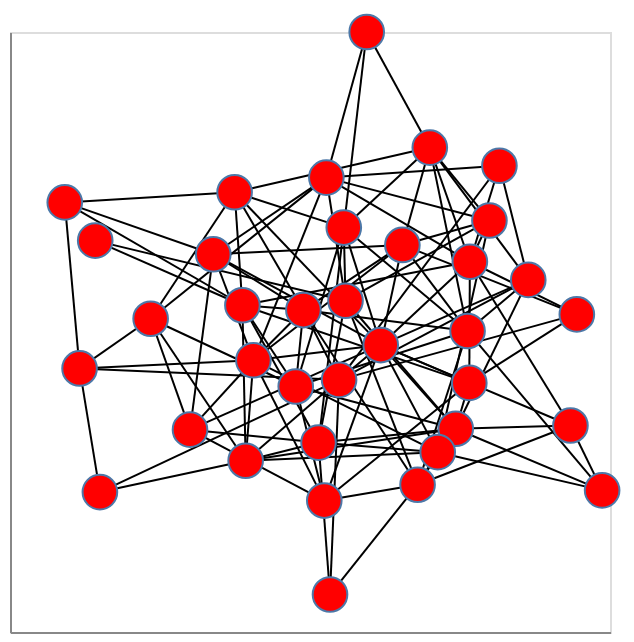

The code cell stored with this chart in its notebook:
### Markdown cell above
###### Generate a random graph

To get started quickly, we can create a random graph. The `fast_gnp_random_graph` method uses the Erdős-Rényi model to generate a graph according to two main parameters: the number of nodes **`n`** and the probability that a given pair of nodes is connected **`p`**:

### Code cell
G = nx.fast_gnp_random_graph(n=36, p=.2)

# show graph with nx_altair
nxa.draw_networkx(G)

### Figure 1 — Vega-Lite specification as saved in the notebook (floating-point values rounded to 4 significant figures; data arrays with more than 128 entries replaced by an {"elided": "..."} marker saying what was removed)
{"config": {"view": {"continuousWidth": 300, "continuousHeight": 300}}, "layer": [{"data": {"name": "data-f97aba708fa50b643152a10a2d229b16"}, "mark": {"type": "line", "color": "black", "opacity": 1, "strokeWidth": 1}, "encoding": {"detail": {"field": "edge", "type": "quantitative"}, "x": {"axis": {"grid": false, "labels": false, "ticks": false, "title": ""}, "field": "x", "type": "quantitative"}, "y": {"axis": {"grid": false, "labels": false, "ticks": false, "title": ""}, "field": "y", "type": "quantitative"}}}, {"data": {"name": "data-a9101ca8f52dab9f17b70ced12642e58"}, "mark": {"type": "point", "fill": "red", "opacity": 1, "size": 300, "strokeWidth": 1.0}, "encoding": {"x": {"axis": {"grid": false, "labels": false, "ticks": false}, "field": "x", "type": "quantitative"}, "y": {"axis": {"grid": false, "labels": false, "ticks": false}, "field": "y", "type": "quantitative"}}}], "$schema": "https://vega.github.io/schema/vega-lite/v5.15.1.json", "datasets": {"data-f97aba708fa50b643152a10a2d229b16": {"elided": "244 records"}, "data-a9101ca8f52dab9f17b70ced12642e58": [{"x": -0.3262, "y": 0.4658}, {"x": -0.1198, "y": 0.07314}, {"x": 0.3727, "y": 0.003208}, {"x": -0.2931, "y": -0.4291}, {"x": 0.006521, "y": 0.1042}, {"x": 0.5548, "y": 0.1737}, {"x": 0.3779, "y": -0.1697}, {"x": 0.7005, "y": 0.05864}, {"x": 0.1122, "y": -0.04358}, {"x": 0.001319, "y": 0.3481}, {"x": -0.0509, "y": 0.5147}, {"x": -0.7444, "y": 0.3046}, {"x": -0.1428, "y": -0.1817}, {"x": -0.01273, "y": -0.1595}, {"x": -0.46, "y": -0.3255}, {"x": 0.1771, "y": 0.2902}, {"x": -0.07439, "y": -0.3686}, {"x": 0.07013, "y": 1.0}, {"x": 0.2227, "y": -0.509}, {"x": -0.8357, "y": 0.4319}, {"x": 0.6813, "y": -0.3118}, {"x": 0.3372, "y": -0.3224}, {"x": 0.3796, "y": 0.2341}, {"x": -0.03995, "y": -0.8751}, {"x": 0.2831, "y": -0.4005}, {"x": -0.7913, "y": -0.1215}, {"x": 0.7764, "y": -0.5278}, {"x": 0.2594, "y": 0.6147}, {"x": -0.05716, "y": -0.5619}, {"x": -0.3028, "y": 0.08915}, {"x": 0.4682, "y": 0.5542}, {"x": -0.5781, "y": 0.04413}, {"x": -0.2698, "y": -0.09406}, {"x": -0.7303, "y": -0.5336}, {"x": 0.4383, "y": 0.3718}, {"x": -0.3902, "y": 0.2592}]}}
